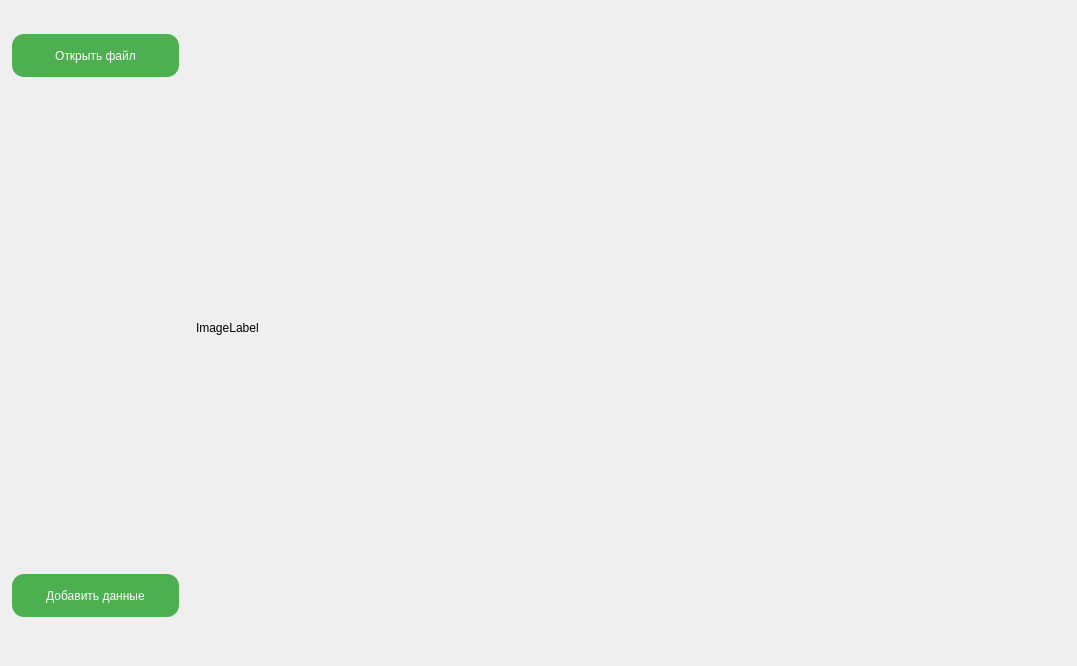
<?xml version="1.0" encoding="UTF-8"?>
<ui version="4.0">
 <class>MainWindow</class>
 <widget class="QMainWindow" name="MainWindow">
  <property name="geometry">
   <rect>
    <x>0</x>
    <y>0</y>
    <width>1077</width>
    <height>666</height>
   </rect>
  </property>
  <property name="minimumSize">
   <size>
    <width>0</width>
    <height>0</height>
   </size>
  </property>
  <property name="font">
   <font>
    <family>PT Sans Caption</family>
    <pointsize>9</pointsize>
    <weight>75</weight>
    <bold>true</bold>
   </font>
  </property>
  <property name="windowTitle">
   <string>Просмотр изображения</string>
  </property>
  <property name="windowIcon">
   <iconset>
    <normaloff>icons/logo_vert.png</normaloff>icons/logo_vert.png</iconset>
  </property>
  <property name="styleSheet">
   <string notr="true">QPushButton {
    background-color: #4CAF50;
    border: none;
    color: #fff;
    padding: 14px;
    text-align: center;
    text-decoration: none;
    display: inline-block;
    font-size: 12px;
    margin: 4px 2px;
	border-radius: 12px;
}

QPushButton:hover {
	background-color: #3e8e41
}</string>
  </property>
  <widget class="QWidget" name="centralwidget">
   <property name="styleSheet">
    <string notr="true"/>
   </property>
   <widget class="QPushButton" name="OpenFile">
    <property name="geometry">
     <rect>
      <x>10</x>
      <y>30</y>
      <width>171</width>
      <height>51</height>
     </rect>
    </property>
    <property name="font">
     <font>
      <pointsize>-1</pointsize>
      <underline>false</underline>
      <strikeout>false</strikeout>
     </font>
    </property>
    <property name="text">
     <string>Открыть файл</string>
    </property>
   </widget>
   <widget class="QLabel" name="label">
    <property name="geometry">
     <rect>
      <x>196</x>
      <y>22</y>
      <width>851</width>
      <height>611</height>
     </rect>
    </property>
    <property name="text">
     <string>ImageLabel</string>
    </property>
   </widget>
   <widget class="QPushButton" name="AddNote">
    <property name="geometry">
     <rect>
      <x>10</x>
      <y>570</y>
      <width>171</width>
      <height>51</height>
     </rect>
    </property>
    <property name="font">
     <font>
      <pointsize>-1</pointsize>
      <underline>false</underline>
      <strikeout>false</strikeout>
     </font>
    </property>
    <property name="text">
     <string>Добавить данные</string>
    </property>
   </widget>
  </widget>
 </widget>
 <resources>
  <include location="files.qrc"/>
 </resources>
 <connections/>
</ui>
